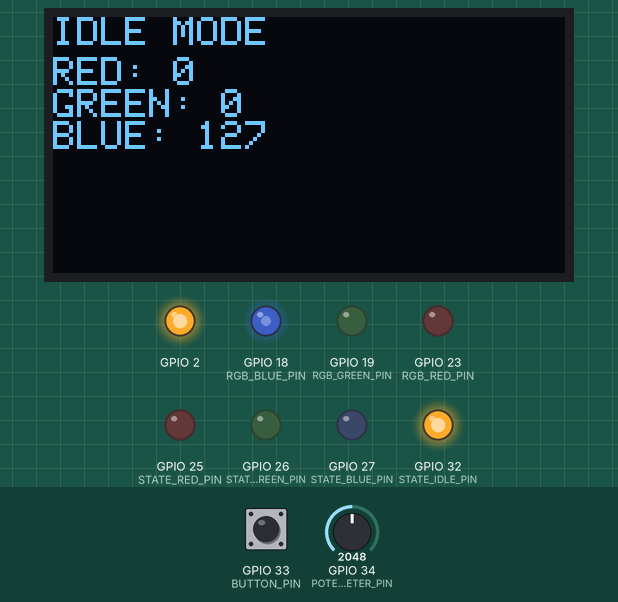
Recording of a sketch running on a simulated ESP32. Parts: 128×64 one-colour display, output pins drawn as LEDs (lit = HIGH). Inputs (shaded band) come from the test bench; at power-on: GPIO 33 (BUTTON_PIN) HIGH, GPIO 34 (POTENTIOMETER_PIN) = 2048. The display library's start-up logo is not drawn.

Above: at 3.2 s.
3.3 s: GPIO 33 (BUTTON_PIN) pulled LOW for 0.15 s
At 4.7 s:
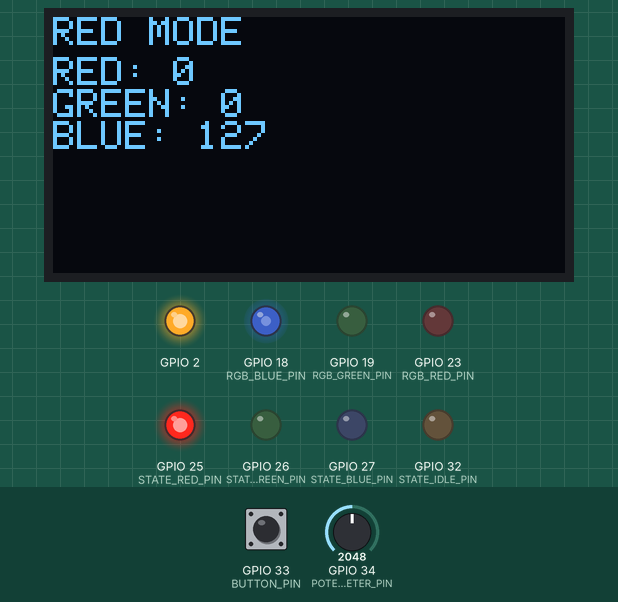
5.0 s: GPIO 33 (BUTTON_PIN) pulled LOW for 1 s
At 6.08 s:
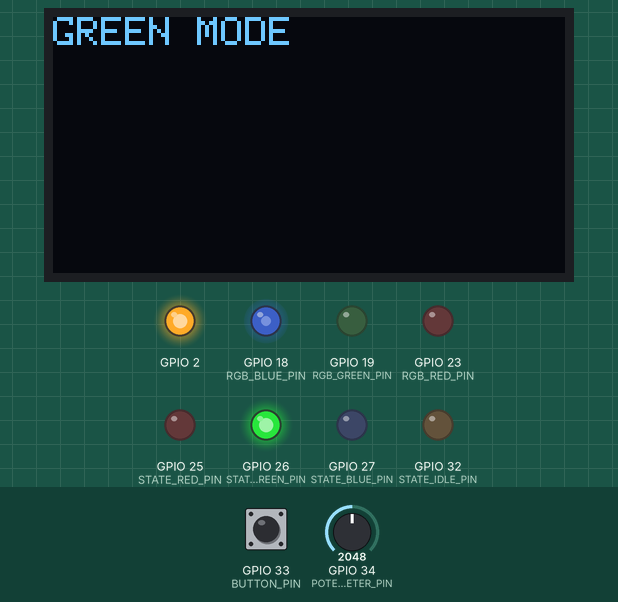
7.6 s: GPIO 33 (BUTTON_PIN) pulled LOW for 0.15 s
At 7.83 s:
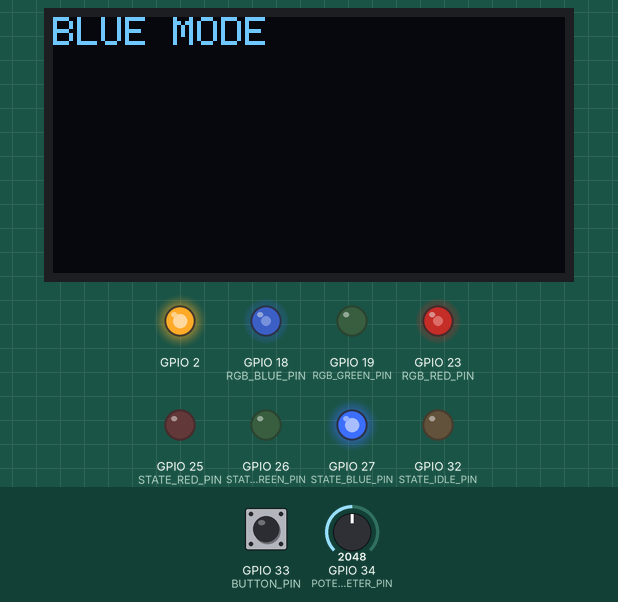
9.3 s: GPIO 33 (BUTTON_PIN) pulled LOW for 3.2 s
At 13.4 s:
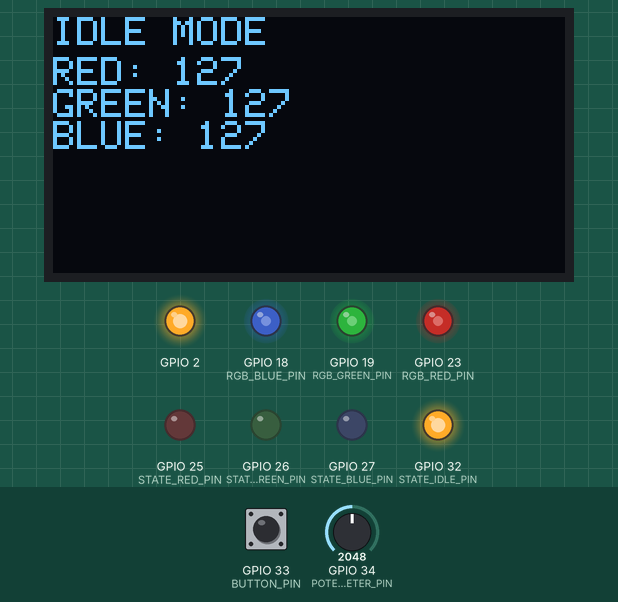
14.1 s: GPIO 33 (BUTTON_PIN) pulled LOW for 0.15 s
At 14.33 s:
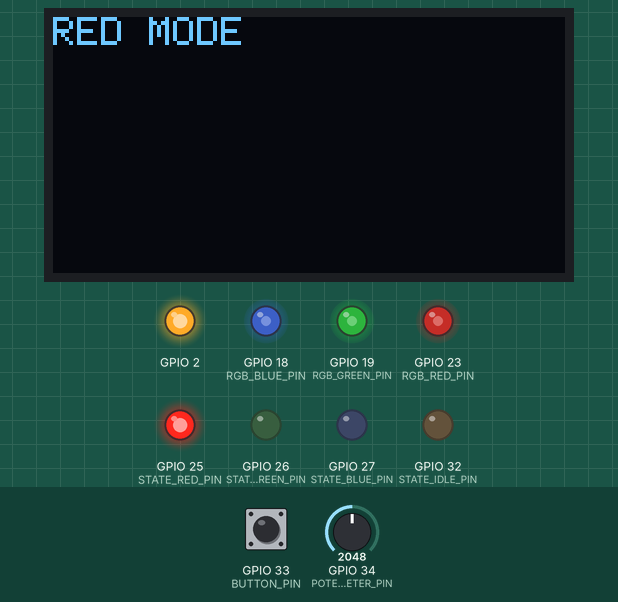
15.8 s: GPIO 33 (BUTTON_PIN) pulled LOW for 1 s
At 17.9 s:
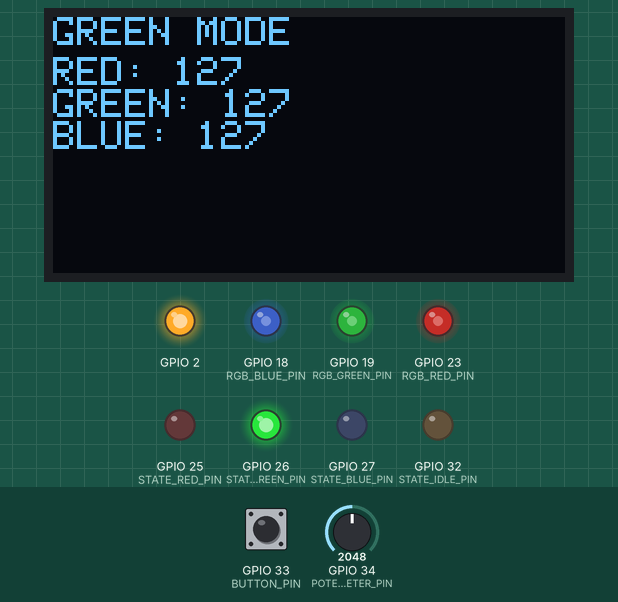
Timing chart, 0 to 19.4 s (numbered marks = the images above; inputs shaded):
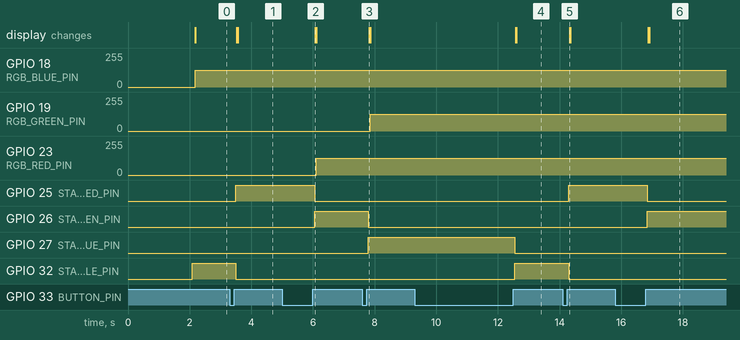

Measured:
- after the input at 3.3 s, GPIO 25 (STATE_RED_PIN): LOW → HIGH after 0.20 s; GPIO 32 (STATE_IDLE_PIN): HIGH → LOW after 0.20 s; the display: first changes after 0.23 s (image 1 shows a later state)
- after the input at 5.0 s, GPIO 23 (RGB_RED_PIN): 0/255 → 127/255 after 1.1 s; GPIO 25 (STATE_RED_PIN): HIGH → LOW after 1.1 s; GPIO 26 (STATE_GREEN_PIN): LOW → HIGH after 1.1 s; the display: changes after 1.1 s (image 2)
- after the input at 7.6 s, GPIO 19 (RGB_GREEN_PIN): 0/255 → 127/255 after 0.25 s; GPIO 26 (STATE_GREEN_PIN): HIGH → LOW after 0.20 s; GPIO 27 (STATE_BLUE_PIN): LOW → HIGH after 0.20 s; the display: changes after 0.23 s (image 3)
- after the input at 9.3 s, GPIO 27 (STATE_BLUE_PIN): HIGH → LOW after 3.3 s; GPIO 32 (STATE_IDLE_PIN): LOW → HIGH after 3.3 s; the display: first changes after 3.3 s (image 4 shows a later state)
- after the input at 14.1 s, GPIO 25 (STATE_RED_PIN): LOW → HIGH after 0.20 s; GPIO 32 (STATE_IDLE_PIN): HIGH → LOW after 0.20 s; the display: changes after 0.23 s (image 5)
- after the input at 15.8 s, GPIO 25 (STATE_RED_PIN): HIGH → LOW after 1.1 s; GPIO 26 (STATE_GREEN_PIN): LOW → HIGH after 1.1 s; the display: first changes after 1.1 s (image 6 shows a later state)

The sketch:

led_control.ino
```cpp
// For OLED
#include <SPI.h>
#include <Wire.h>
#include <Adafruit_GFX.h>
#include <Adafruit_SSD1306.h>

// Pins for RGB led
const uint8_t RGB_RED_PIN = 23;
const uint8_t RGB_GREEN_PIN = 19;
const uint8_t RGB_BLUE_PIN = 18;

// Pins for leds that show current mode
const uint8_t STATE_RED_PIN = 25;
const uint8_t STATE_GREEN_PIN = 26;
const uint8_t STATE_BLUE_PIN = 27;
const uint8_t STATE_IDLE_PIN = 32;

// Input pins
const uint8_t BUTTON_PIN = 33;
const uint8_t POTENTIOMETER_PIN = 34;

// For state leds
int led_state = -1;

// Button
int button_state = 0;
int last_button_state = 0;
unsigned long last_debounce_time = 0;
const unsigned long DEBOUNCE_TIME = 50;

// LED
int r = 0;
int g = 0;
int b = 0;
int brightness = 0;

// OLED
const int SCREEN_WIDTH = 128;
const int SCREEN_HEIGHT = 64;
Adafruit_SSD1306 display(SCREEN_WIDTH, SCREEN_HEIGHT, &Wire, -1);

// Helper functions
void draw_string(const char *str, int cursor_x = 0, int cursor_y = 0, bool clear_screen = true) {
  if (clear_screen)
    display.clearDisplay();

  display.setTextColor(WHITE);
  display.setCursor(cursor_x, cursor_y);

  // Print string char by char
  for (int i = 0; i < strlen(str) + 1; i++) {
    display.write(str[i]);
  }
  display.write('\n');
  display.display();
}

void switch_states() {
  led_state++;
  led_state %= 4;

  switch (led_state) {
    // Initial (BLUE -> IDLE)
    case 0:
      digitalWrite(STATE_IDLE_PIN, HIGH);
      digitalWrite(STATE_BLUE_PIN, LOW);
      b = brightness; // Confirm blue level from previous state
      draw_string("IDLE MODE");
      break;
    // IDLE -> RED
    case 1:
      digitalWrite(STATE_RED_PIN, HIGH);
      digitalWrite(STATE_IDLE_PIN, LOW);
      draw_string("RED MODE");
      // Idle changes nothing so no assignments
      break;
    // RED -> GREEN
    case 2:
      digitalWrite(STATE_GREEN_PIN, HIGH);
      digitalWrite(STATE_RED_PIN, LOW);
      r = brightness; // Confirm red level from previous state
      draw_string("GREEN MODE");
      break;
    // GREEN -> BLUE
    case 3:
      digitalWrite(STATE_BLUE_PIN, HIGH);
      digitalWrite(STATE_GREEN_PIN, LOW);
      g = brightness; // Confirm green level from previous state
      draw_string("BLUE MODE");
      break;
  }
}

void setup() {
  Serial.begin(9600);

  // OLED initial setup
  if (!display.begin(SSD1306_SWITCHCAPVCC, 0x3C)) {
    for (;;)
      ;
  }

  display.display();
  delay(2000);
  display.clearDisplay();
  display.display();
  display.setTextColor(WHITE);
  display.setCursor(0, 0);

  // Enable onboard led, just for fun
  pinMode(2, OUTPUT);
  digitalWrite(2, HIGH);

  // Set all of RGB led pins to output mode
  pinMode(RGB_RED_PIN, OUTPUT);
  pinMode(RGB_GREEN_PIN, OUTPUT);
  pinMode(RGB_BLUE_PIN, OUTPUT);

  // Set all of state led pins to output mode
  pinMode(STATE_RED_PIN, OUTPUT);
  pinMode(STATE_GREEN_PIN, OUTPUT);
  pinMode(STATE_BLUE_PIN, OUTPUT);
  pinMode(STATE_IDLE_PIN, OUTPUT);

  // Button and potentiometer are in input mode
  pinMode(BUTTON_PIN, INPUT_PULLUP);
  pinMode(POTENTIOMETER_PIN, INPUT);

  // Initial state, so enable idle pin
  digitalWrite(STATE_IDLE_PIN, HIGH);
}

void loop() {
  display.setTextSize(1);

  // Button input
  int reading = digitalRead(BUTTON_PIN);

  // Read potentiometer input and convert it from range 0..4095 to range 0..255
  brightness = analogRead(POTENTIOMETER_PIN);
  brightness = map(brightness, 0, 4095, 0, 255);

  // If state has changed
  if (reading != last_button_state) {
    last_debounce_time = millis();
  }

  if ((millis() - last_debounce_time) > DEBOUNCE_TIME) {
    if (reading != button_state) {
      button_state = reading;

      // If button is released
      if (button_state == HIGH) {
        switch_states();
        char status[32];
        sprintf(status, "RED: %d\nGREEN: %d\nBLUE: %d", r, g, b);
        draw_string(status, 0, 10, false);
      }
    }
  }

  // Write r, g and b to our RGB LED
  analogWrite(RGB_RED_PIN, r);
  analogWrite(RGB_GREEN_PIN, g);
  analogWrite(RGB_BLUE_PIN, b);

  last_button_state = reading;
}
```
